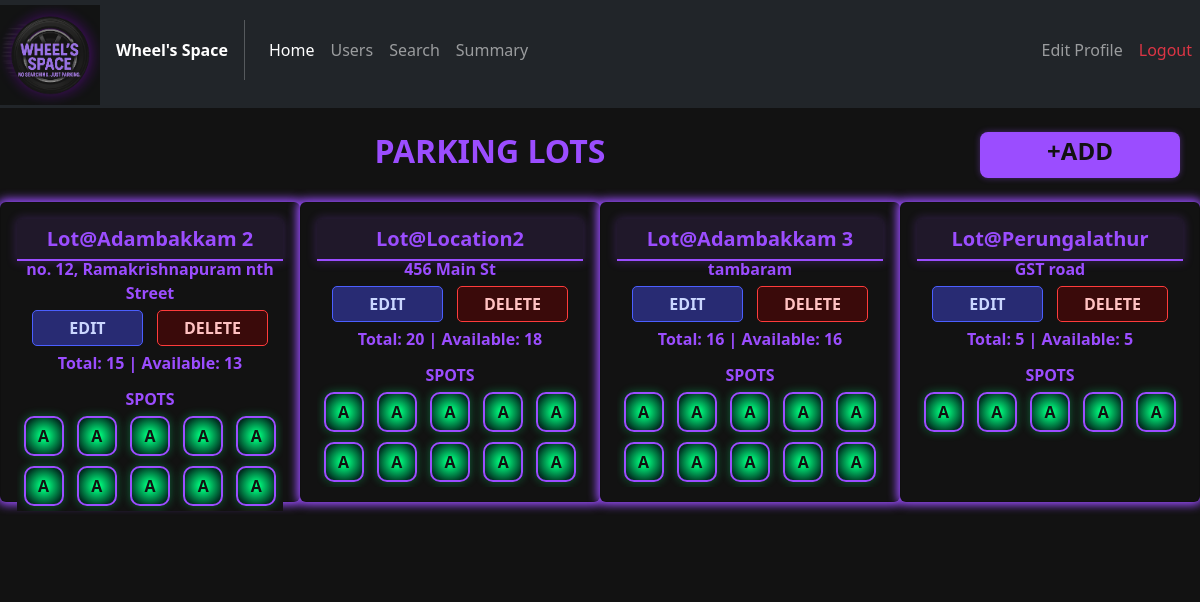
Page /adminhome (signed in) on the committed database.
### models/Lots.py (models this page shows)
class Lots(db.Model):
    __tablename__ = "Lots"
    lot_id   = db.Column(db.Integer, primary_key=True)
    location = db.Column(db.String(30), unique = True, nullable=False)
    price    = db.Column(db.Numeric(10, 2), nullable=False)
    address  = db.Column(db.String(100), nullable = False)
    pincode  = db.Column(db.Integer, nullable=False)
    max_spots= db.Column(db.Integer, nullable=False)
    spots    = db.relationship("Spots",back_populates = "lot")

### models/Spots.py (models this page shows)
class Spots(db.Model):
    __tablename__ = "Spots"
    spot_id = db.Column(db.Integer, primary_key = True)
    lot_id = db.Column(db.Integer, db.ForeignKey("Lots.lot_id"))
    status = db.Column(db.Enum(Status),nullable=False, default = Status.A)
    lot = db.relationship("Lots",back_populates = "spots")
    reservation = db.relationship("Reservations", back_populates = "spot")

### controllers/admin_routes.py (the view)
@admin_routes.route("/adminhome")
def adminhome():
    if session.get("role")!="ADMIN":
        return "INVALID PAGE REQUEST"
    lots_join_spots: list[Lots] = Lots.query.options(joinedload(Lots.spots)).all()
    return render_template("admin_login.html", all_lots=lots_join_spots)

### templates/admin_login.html (shortened to what this page needs)
<!DOCTYPE html>
<html lang="en">
<head>
    <link href="https://cdn.jsdelivr.net/npm/bootstrap@5.2.3/dist/css/bootstrap.min.css" rel="stylesheet"
>
    <link rel="stylesheet" href="../static/css/General_style.css">
    <link rel="stylesheet" href="../static/css/Admin_style.css">
</head>
<body>
    <nav class="navbar navbar-expand-lg navbar-dark bg-dark my-nav-bar">
        <div class="navbar-brand logo">
            <img src="{{ url_for('static', filename='images/logo.png' )}}" alt="LOGO" id="logo"
                class="img-fluid mb-5">
        </div>
        <span class="fw-bold text-white">Wheel's Space</span>
        <div class="collapse navbar-collapse" id="navbarelements">
            <ul class="navbar-nav me-auto">
                <li class="nav-item">
                    <a href="#" class="nav-link my-nav-link active">Home</a>
                </li>
                <li class="nav-item">
                    <a href="{{url_for('admin_routes.adminusers')}}" class="nav-link my-nav-link">Users</a>
                </li>
                <li class="nav-item">
                    <a href="{{url_for('admin_routes.adminsearch')}}" class="nav-link my-nav-link">Search</a>
                </li>
                <li class="nav-item">
                    <a href="{{url_for('admin_routes.adminsummary')}}" class="nav-link my-nav-link">Summary</a>
                </li>
            </ul>
            <ul class="navbar-nav">
                <li class="nav-item">
                    <a href="{{url_for('admin_routes.adminedit')}}" class="nav-link my-nav-link">Edit Profile</a>
                </li>
                <li class="nav-item">
                    <a href="{{url_for('auth_rbac.logout')}}" class="nav-link my-nav-link text-danger">Logout</a>
                </li>
            </ul>
        </div>
    </nav>
    <div class="container-fluid py-4 admin-page-box">
        <div class="row justify-content-center mb-4">
            <div class="col me-auto admin-text h2">PARKING LOTS</div>
            <a href="{{url_for('admin_routes.addlot')}}" class="add-lot ms-auto btn col-4">
                +ADD</a>
        </div>
        <div class="row mb-5 justify-content-center g-4 admin-row">
            {% for lot in all_lots %}
            <div class="col-12 col-md-6 col-xl-3 admin-column">
                <div class="card admin-card">
                    <div class="card-body">
                        <h5 class="card-header">Lot@{{lot.location}}</h5>
                        <p class="card-subtitle">{{lot.address}}</p>
                        <a href="{{url_for('admin_routes.editlot', lot_id=lot.lot_id)}}"
                            class="admin-button edit-btn col-5">EDIT</a>
                        <a href="{{url_for('admin_routes.deletelot', lot_id=lot.lot_id)}}"
                            class="admin-button del-btn col-5">DELETE</a>
                        <p class="card-text">Total: {{lot.max_spots}} | Available: {{lot.spots |
                            selectattr("status.value","equalto","Available") | list | length}}</p>
                        <div class="container admin-lot-table">
                            <div class="row">
                                <p class="card-subtitle">SPOTS</p>
                            </div>
                            {% for spot_batch in lot.spots | batch(5) %}
                            <div class="row">
                                {% for spot in spot_batch %}
                                <a href="{{url_for('admin_routes.viewspot', spot_id=spot.spot_id)}}"
                                    class="col admin-lot-button {{'admin-lot-green' if spot.status.value == 'Available' else 'admin-lot-red'}}">
                                    {{"A" if spot.status.value == 'Available' else "O"}}
                                </a>
                                {% endfor %}
                            </div>
                            {%endfor%}
                        </div>
                    </div>
                </div>
            </div>
            {%endfor%}
        </div>
    </div>
</body>
</html>

### static/css/General_style.css (style rules this page uses)
body { background-color: #121212; }
.logo { max-width: 100px; max-height: 100px; }
.my-nav-bar { padding-top: 0px; }
.my-nav-link { padding: 10px; }
.edit-btn { background-color: #282b73; color: #cbd7ff; border: 1px solid #4b5fff; }
.del-btn { background-color: #3a0a0a; color: #ffc2c2; border: 1px solid #ff3b3b; }

### static/css/Admin_style.css (style rules this page uses)
.admin-row { background-color: #121212; }
.admin-page-box { background-color: #121212; align-content: center; }
.admin-column { display: flex; background-color: #121212; justify-content: center; }
.admin-card { min-width: 300px; background-color: #121212; box-shadow: 0px 0px 10px 3px #9b4dff; height: 300px; z-index: 10; }
.admin-card h5 { text-align: center; border-bottom: 2px solid #9b4dff; font-weight: bold; color: #9b4dff; background-color: rgba(155, 77, 255, 0.1); box-shadow: 0px 0px 10px 2px rgba(155, 77, 255,0.2); }
.admin-card .card-body { text-align: center; }
.admin-button { display: inline-block; text-decoration: none; font-weight: bold; padding: 5px 20px; margin: 5px; border-radius: 5px; transition: 0.2s all linear; text-align: center; cursor: pointer; }
.admin-card p { color: #9b4dff; font-weight: bold; }
.add-lot { background-color: #9b4dff; color: #121212; font-weight: bold; font-size: 1.5em; max-width: 200px; margin: 0px 20px; padding: 0px; border-radius: 8px; transition: all 0.3s ease-in-out; box-shadow: 0 0 6px #9b4dff66; }
.admin-lot-table { background-color: #121212; height: 120px; overflow-y: scroll; }
.admin-lot-button { border: 1px solid #121212; height: 40px; max-width: 40px; margin: 5px auto; border-radius: 10px; align-content: center; color: #121212; text-decoration: none; display: inline-block; font-weight: bold; border: 2px solid #9b4dff; transition: all 0.3s ease-in-out; }
.admin-lot-green { background: radial-gradient(#00ff7f 10%, #003322 80%, #121212 100%); box-shadow: 0 0 10px #00ff7f55; }
.admin-text { color: #9b4dff; font-weight: bold; text-align: center; }

### rows in the picture
Lots: location "Adambakkam 2", address "no. 12, Ramakrishnapuram nth Street", max_spots "15", spots|selectattr "13"
Spots: status "A"
Spots: status "A"
Spots: status "A"
Spots: status "A"
Spots: status "A"
Spots: status "A"
Spots: status "A"
Spots: status "A"
Spots: status "A"
Spots: status "A"
Lots: location "Location2", address "456 Main St", max_spots "20", spots|selectattr "18"
Spots: status "A"
Spots: status "A"
Spots: status "A"
Spots: status "A"
Spots: status "A"
Spots: status "A"
Spots: status "A"
Spots: status "A"
Spots: status "A"
Spots: status "A"
Lots: location "Adambakkam 3", address "tambaram", max_spots "16", spots|selectattr "16"
Spots: status "A"
Spots: status "A"
Spots: status "A"
Spots: status "A"
Spots: status "A"
Spots: status "A"
Spots: status "A"
Spots: status "A"
Spots: status "A"
Spots: status "A"
Lots: location "Perungalathur", address "GST road", max_spots "5", spots|selectattr "5"
Spots: status "A"
Spots: status "A"
Spots: status "A"
Spots: status "A"
Spots: status "A"
